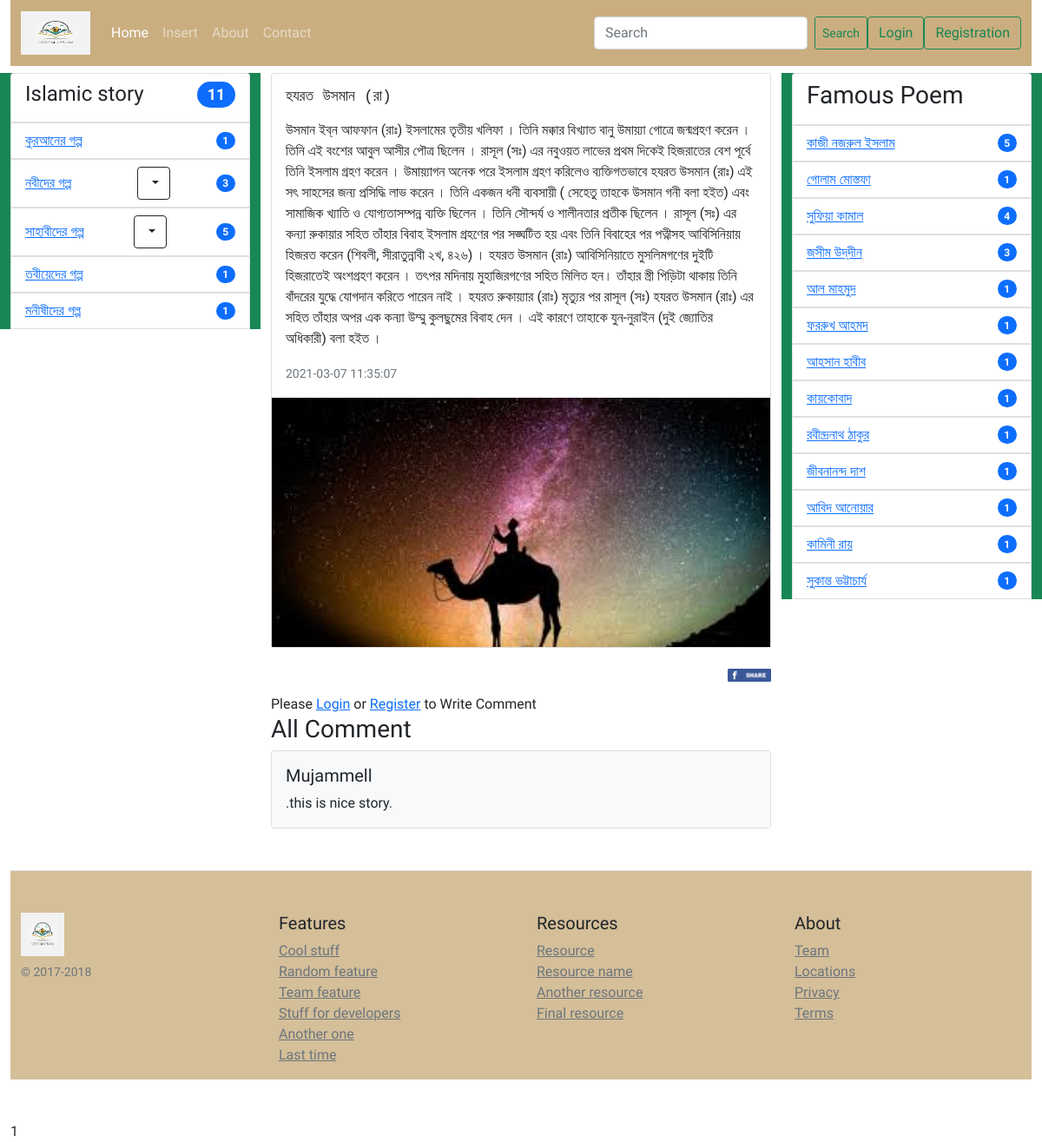
/view3.php?id=25, run on the app's committed database.
### tables this page shows
CREATE TABLE `mypoem` (
  `id` int(11) NOT NULL,
  `mpcid` int(11) NOT NULL,
  `sub` int(11) DEFAULT NULL,
  `title` varchar(500) NOT NULL,
  `poem` varchar(10000) NOT NULL,
  `image` varchar(200) NOT NULL,
  `status` int(20) NOT NULL DEFAULT 1,
  `created` timestamp NOT NULL DEFAULT current_timestamp(),
  `deleted` timestamp NOT NULL DEFAULT current_timestamp() ON UPDATE current_timestamp()
);

CREATE TABLE `comments` (
  `id` int(11) NOT NULL,
  `tid` int(11) DEFAULT NULL,
  `uid` int(11) NOT NULL,
  `mid` int(11) DEFAULT NULL,
  `pid` int(11) DEFAULT NULL,
  `comment` varchar(1024) NOT NULL,
  `status` int(11) NOT NULL,
  `created` timestamp NOT NULL DEFAULT current_timestamp(),
  `deleted` timestamp NULL DEFAULT NULL
);

CREATE TABLE `users` (
  `id` int(11) NOT NULL,
  `username` varchar(100) NOT NULL,
  `email` varchar(80) NOT NULL,
  `password` varchar(200) NOT NULL,
  `token` varchar(250) DEFAULT NULL,
  `status` set('0','1','2','') NOT NULL,
  `role` set('1','2','3','') NOT NULL,
  `created` timestamp NOT NULL DEFAULT current_timestamp(),
  `updated` timestamp NOT NULL DEFAULT current_timestamp() ON UPDATE current_timestamp(),
  `deleted` timestamp NULL DEFAULT NULL
);

### src/classes/Session.php (called while the page is built, shortened)
<?php
class Session{
    public static  function getSessionData($sessionName){
        if(self::checkSession($sessionName)) {
            return $_SESSION[$sessionName];
        }
        else
            return false;
}
    public static  function checkSession($sessionName){
        if(isset($_SESSION[$sessionName])) return true;
        else return false;
    }
}
?>

### view3.php (the view, shortened to what this page needs)
<?php
include "db.php";
$url = (isset($_SERVER['HTTPS']) ? "https" : "http") . "://$_SERVER[HTTP_HOST]$_SERVER[REQUEST_URI]";
?>
<?php
if(isset($_GET['id'])){
    $id = filter_var($_GET['id'],FILTER_VALIDATE_INT);
}
  ?>
<!DOCTYPE html>
<html lang="en">
<head>
    <link href="assets/css/bootstrap.min.css" rel="stylesheet">
    <link href="assets/css/starter-template.css" rel="stylesheet">
    <link href="assets/css/style.css" rel="stylesheet">
  </head>
<body>
<div class="container-fluid">
<?php  include("partial/navbar.php"); ?>
<div class="row align-items-start mt-2">
<div class="col-md-3 col-sm-12 bg-success ">
<div class="row">
  <div class="col-12 d-none  d-md-block d-lg-block col-md-12 ">
    <?php
    if (Session::getSessionData("loggedin")) {
      include("partial/left_yoursidebar.php");
      include("partial/left_sidebar.php");
    } else {
      include("partial/left_sidebar.php");
    }
    ?>
  </div>
    <?php
    if (Session::getSessionData("loggedin")) {
      include("partial/left_yoursidebar.php");
      include("partial/left_sidebar.php");
      include("partial/right_sidebar.php");
    } else {
      include("partial/left_sidebar.php");
      include("partial/right_sidebar.php");
    }
    ?>
</div>
</div>
    <div class="col-sm-12 col-md-6 col-lg-6">
     <?php
       $q = "SELECT mypoem.*,mypoemcata.name  FROM `mypoem`
                 inner join mypoemcata on mypoem.mpcid=mypoemcata.id
                 WHERE  mypoem.id=".$id." ";
       $allTweet = $conn->query($q);
     if ($allTweet->num_rows>0) {
   while ($row = $allTweet->fetch_assoc() ) {
  echo '<div class="card mb-3" style="max-width: 640px;">
  <div class="row g-0">
    <div class="col-md-12">
      <div class="card-body">
        <h5 class="card-title"><pre>'.$row['title'].'</pre></h5>
        <p class="card-text"> '. $row['poem'].' </p>
        <p class="card-text"><small class="text-muted">'.$row['created'].'</small></p>
      </div>
      <div class="col-md-12">
      <img class="w-100" src="storyimage/'.$row['image'].'" alt="...">
    </div>
    </div>
  </div>
</div>
<div class="" data-href="<?php '.$url.'; ?>" data-layout="button_count" data-size="large"><h4 class="text-end"><a target="_blank" href="https://www.facebook.com/sharer/sharer.php?u='.$url.';" class="fb-xfbml-parse-ignore"><img style="width:50px" src="image/download.png" alt=""></a></h4></div>'
;}
     }
     ?>
      <?php
 if(Session::getSessionData("loggedin")){
 ?>
<h3>Comment</h3>
<form action="<?php echo $_SERVER['PHP_SELF'] ?>" method="post">
<div class="mb-3 text-start">
<input type="hidden" name="id" value="<?php echo $id;  ?>">
<label for="userComment" class="form-label text-start">Write Your Comment</label>
<textarea class="form-control" name="userComment" id="userComment" rows="5" required maxlength="1000"></textarea>
</div>
<div class="col-12">
 <button type="submit" name="userCommentBtn" class="btn btn-primary">Post Comment</button>
</div>
</form>
 <?php
}
else{
?>
Please
<a href="login.php">Login</a> or
<a href="registration.php">Register</a>
to Write Comment
<?php
}
?>
<h3>All Comment</h3>
<?php
$ssl= "SELECT comments.*,users.username FROM comments inner join users on comments.uid=users.id where comments.mid=$id ";
$qq = $conn->query($ssl);
if ($qq->num_rows >0) {
 while($row = $qq->fetch_assoc()){
   echo '<div class="card w-100">
   <div class="card-body bg-light">
     <h5 class="card-title w-50 ">'.$row['username'].'</h5>
     <p class="card-text ">'.$row['comment'].'</p>
   </div>
 </div>';
 }
}
?>
    </div>
    <div class="col-3	d-none d-md-block d-lg-block bg-success">
    <?php include("partial/right_sidebar.php"); ?>
    </div>
    </div>
    <?php echo include "partial/footer.php"?>
</div>
</body>
</html>

### admin/assets/css/starter-template.css (style rules this page uses)
body { padding-top: 5rem; }

### admin/assets/css/style.css (style rules this page uses)
body { font-family: 'Livvic', sans-serif; padding-top: 0rem !important; }
html { scroll-behavior: smooth; }

### data on the page
mypoem: title "হযরত উসমান (রা)", poem "উসমান ইব্‌ন আফফান (রাঃ) ইসলামের তৃতীয় খলিফা । তিনি মক্কার বিখ্যাত বানু উমায়্যা গোত্রে জন্মগ্রহণ করেন । তিনি এই বংশের আবুল আসীর পৌত্র ছিলেন । রাসূল (সঃ) এর নবুওয়ত লাভের প্রথম দিকেই হিজরাতের বেশ পূর্বে তিনি ইসলাম গ্রহণ করেন । উমায়্যাগন অনেক পরে ইসলাম গ্রহণ করিলেও ব্যক্তিগতভাবে হযরত উসমান (রাঃ) এই সৎ সাহসের জন্য প্রসিদ্ধি লাভ করেন । তিনি একজন ধনী ব্যবসায়ী ( সেহেতু তাহকে উসমান গনী বলা হইত) এবং সামাজিক খ্যাতি ও যোগ্যতাসম্পন্ন ব্যক্তি ছিলেন । তিনি সৌন্দর্য ও শালীনতার প্রতীক ছিলেন । রাসূল (সঃ) এর কন্যা রুকায়ার সহিত তাঁহার বিবাহ ইসলাম গ্রহণের পর সঙ্ঘটিত হয় এবং তিনি বিবাহের পর পত্নীসহ আবিসিনিয়ায় হিজরত করেন (শিবলী, সীরাতুন্নাবী ২খ, ৪২৬) । হযরত উসমান (রাঃ) আবিসিনিয়াতে মুসলিমগণের দুইটি…", created "2021-03-07 11:35:07", image (picture)
comments: uid.username "Mujammell", comment ".this is nice story."

### other printed values
$total "11"
$cate['name'] "কুরআনের গল্প"
$cate['total'] "1"
$cate['name'] "নবীদের গল্প"
$cate['total'] "3"
$cate['name'] "সাহাবীদের গল্প"
$cate['total'] "5"
$cate['name'] "তবীয়েদের গল্প"
$cate['name'] "মনীষীদের গল্প"
$cate['name'] "কাজী নজরুল ইসলাম"
$cate['name'] "গোলাম মোস্তফা"
$cate['name'] "সুফিয়া কামাল"
$cate['total'] "4"
$cate['name'] "জসীম উদ্‌দীন"
$cate['name'] "আল মাহমুদ"
